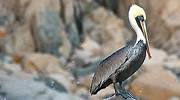
#> input picture Week01/Data/Quiz1/color.jpg, 180 x 100 px
$ python quiz1_grayscale.py
#> lines starting #> are read from the running program, lines starting #| are printed output that depends on the picture; after the words box and inside, x2 and y2 are one past the last pixel; in counts of white or black regions, pixels touching at a corner belong together
"""Quiz 1: compare NumPy and OpenCV colour-to-grayscale conversion.

Run: python quiz1_grayscale.py
The script writes exact PNG outputs, a comparison figure, and summary.md.
"""

from __future__ import annotations

import argparse
import time
from pathlib import Path

import cv2
import numpy as np


def read_color(path: Path) -> np.ndarray:
    image = cv2.imdecode(np.fromfile(path, dtype=np.uint8), cv2.IMREAD_COLOR)
    if image is None:
        raise ValueError(f"無法讀取影像：{path}")
    return image


def save_png(path: Path, image: np.ndarray) -> None:
    ok, encoded = cv2.imencode(".png", image)
    if not ok:
        raise ValueError(f"無法儲存影像：{path}")
    encoded.tofile(path)


def grayscale_numpy(image: np.ndarray) -> np.ndarray:
    # OpenCV reads colour images in BGR order, not RGB order.
    b = image[:, :, 0].astype(np.float32)
    g = image[:, :, 1].astype(np.float32)
    r = image[:, :, 2].astype(np.float32)
    return np.clip(np.rint(0.114 * b + 0.587 * g + 0.299 * r),
                   0, 255).astype(np.uint8)


def average_seconds(action, repeats: int) -> float:
    for _ in range(3):
        action()
    start = time.perf_counter()
    for _ in range(repeats):
        action()
    return (time.perf_counter() - start) / repeats


def comparison_panel(image: np.ndarray, label: str) -> np.ndarray:
    if image.ndim == 2:
        image = cv2.cvtColor(image.astype(np.uint8), cv2.COLOR_GRAY2BGR)
    height, width = image.shape[:2]
    scale = min(420 / width, 420 / height)
    resized = cv2.resize(image, (round(width * scale), round(height * scale)))
    panel = np.full((465, 420, 3), 255, dtype=np.uint8)
    y = (420 - resized.shape[0]) // 2
    x = (420 - resized.shape[1]) // 2
    panel[y:y + resized.shape[0], x:x + resized.shape[1]] = resized
    cv2.putText(panel, label, (12, 450), cv2.FONT_HERSHEY_SIMPLEX,
                0.7, (20, 20, 20), 2)
    return panel


def main() -> None:
    root = Path(__file__).resolve().parent
    submission = root / "Week01" / "Data" / "Quiz1"
    default_input = root / "images" / "color.jpg"
    if not default_input.exists():
        default_input = submission / "color.jpg"

    parser = argparse.ArgumentParser(description=__doc__)
    parser.add_argument("--input", type=Path, default=default_input)
    parser.add_argument("--output-dir", type=Path,
                        default=(submission / "advanced" if submission.is_dir()
                                 else root / "results" / "quiz1_advanced"))
    parser.add_argument("--repeat", type=int, default=100)
    args = parser.parse_args()
    if args.repeat < 1:
        parser.error("--repeat 必須至少為 1")
    if not args.input.is_file():
        parser.error(f"找不到輸入影像：{args.input}")

    image = read_color(args.input)
#> in read_color, image is the input picture: shape (100, 180, 3); mean B, G, R 125.8, 134.3, 140.4
    opencv_action = lambda: cv2.cvtColor(image, cv2.COLOR_BGR2GRAY)
    numpy_action = lambda: grayscale_numpy(image)
    opencv_time = average_seconds(opencv_action, args.repeat)
    numpy_time = average_seconds(numpy_action, args.repeat)
#> the loop in average_seconds (call 2), `for _ in range(3):` made 3 passes
#> pass 1, in grayscale_numpy, `b = image[:, :, 0].astype(np.float32)`:
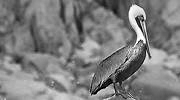
#> b: shape (100, 180) float32; min 0, max 255, mean 125.8
#> pass 1, in grayscale_numpy, `r = image[:, :, 2].astype(np.float32)`:
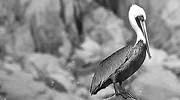
#> r: shape (100, 180) float32; min 0, max 255, mean 140.4
#> numpy_time = 7.1e-05
    gray_cv = opencv_action()
    gray_np = numpy_action()
    difference = cv2.absdiff(gray_cv, gray_np)

    output = args.output_dir
    output.mkdir(parents=True, exist_ok=True)
    save_png(output / "gray_opencv.png", gray_cv)
    save_png(output / "gray_numpy.png", gray_np)
    save_png(output / "difference.png", difference)

    display_difference = np.clip(
        difference.astype(np.uint16) * 40, 0, 255
    ).astype(np.uint8)
    comparison = cv2.hconcat([
        comparison_panel(image, "Original colour"),
        comparison_panel(gray_cv, "OpenCV grayscale"),
        comparison_panel(gray_np, "NumPy grayscale"),
        comparison_panel(display_difference, "Absolute difference x40"),
    ])
#> in comparison_panel, `cv2.putText(panel, label, (12, 450), cv2.FONT_HERSHEY_SIMPLEX, 0.7, (2..`:
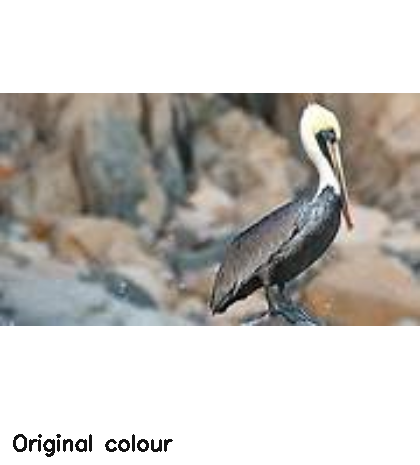
#> panel: shape (465, 420, 3); mean B, G, R 188.9, 193.1, 196.2
#> call 2 of comparison_panel, with label = 'OpenCV grayscale'
#> in comparison_panel (call 2), `resized = cv2.resize(image, (round(width * scale), round(height * scal..`:
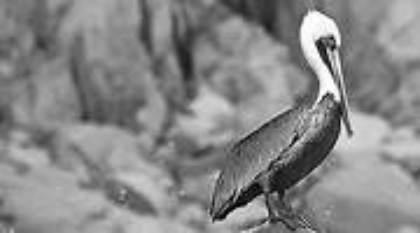
#> resized: shape (233, 420, 3); min 2, max 254, mean 135
#> call 4 of comparison_panel, with label = 'Absolute difference x40'
#> in comparison_panel (call 4), `image = cv2.cvtColor(image.astype(np.uint8), cv2.COLOR_GRAY2BGR)`: image: shape (100, 180, 3); every value is 0
#> in comparison_panel (call 4), `resized = cv2.resize(image, (round(width * scale), round(height * scal..`: resized: shape (233, 420, 3); every value is 0
#> in comparison_panel (call 4), `panel[y:y + resized.shape[0], x:x + resized.shape[1]] = resized`:
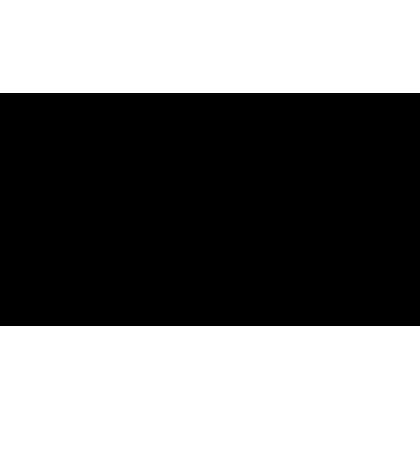
#> panel: shape (465, 420, 3); 49.9% white; 2 white regions, box (x1, y1, x2, y2) and area: (0, 326, 420, 465) 58380, (0, 0, 420, 93) 39060
#> in comparison_panel (call 4), `cv2.putText(panel, label, (12, 450), cv2.FONT_HERSHEY_SIMPLEX, 0.7, (2..`:
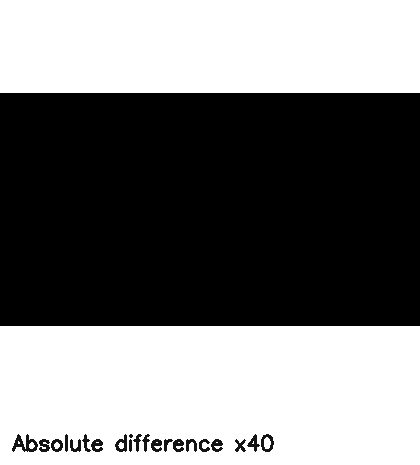
#> panel: shape (465, 420, 3); 0.93% of pixels changed, all inside (x1, y1, x2, y2) = (12, 434, 274, 452)
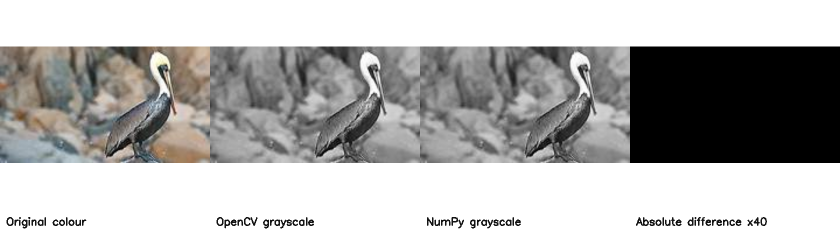
#> comparison: shape (465, 1680, 3) (shown at 1/2 size); mean B, G, R 175.1, 176.2, 176.9
#> display_difference: shape (100, 180); every value is 0
    save_png(output / "comparison.png", comparison)

    mean_diff = float(difference.mean())
    max_diff = int(difference.max())
    differing = int(np.count_nonzero(difference))
    total = difference.size
    faster = "OpenCV" if opencv_time < numpy_time else "NumPy"
#> faster = 'OpenCV'
    result_note = (
        "本張影像的兩種輸出逐像素完全相同。"
        if max_diff == 0 else
        "細微差異可能來自整數權重與捨入方式。"
    )
    report = f"""# Quiz 1 進階比較

輸入影像：`{args.input.name}`，大小 {image.shape[1]} × {image.shape[0]}。
兩種方法都執行 {args.repeat} 次，先預熱 3 次；計時不含讀檔、存檔與繪圖。

| 方法 | 平均每次時間 |
| --- | ---: |
| OpenCV `cvtColor` | {opencv_time * 1000:.4f} ms |
| NumPy 自行計算 | {numpy_time * 1000:.4f} ms |

NumPy 使用 BGR 權重：灰階 = 0.114 B + 0.587 G + 0.299 R，再四捨五入轉為 8-bit。

| 差異指標 | 數值 |
| --- | ---: |
| 平均絕對像素差 | {mean_diff:.4f} |
| 最大絕對像素差 | {max_diff} |
| 不同像素數 | {differing:,} / {total:,} ({differing / total:.2%}) |

本次測量由 **{faster}** 較快。兩張灰階結果的差異可由 `difference.png`
逐像素檢查；`comparison.png` 的差異面板放大 40 倍以便觀看，
不是實際像素差值。{result_note}
執行時間會隨電腦負載變動，應以多次測量而非單次結果判斷。
"""
    (output / "summary.md").write_text(report, encoding="utf-8")
    print(f"OpenCV 平均：{opencv_time * 1000:.4f} ms")
    print(f"NumPy  平均：{numpy_time * 1000:.4f} ms")
#| NumPy  平均：0.0710 ms
    print(f"平均像素差：{mean_diff:.4f}；最大像素差：{max_diff}")
    print(f"結果資料夾：{output}")


if __name__ == "__main__":
    main()
